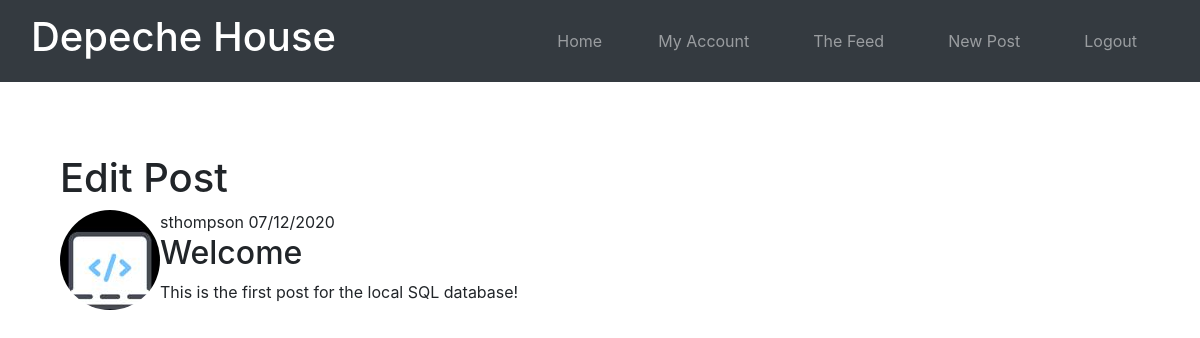
The app's page /post/1 (signed in) with its own data.
### depeche_house/models.py (models this page shows, shortened)
class User(UserMixin, db.Model):
    id = db.Column(db.Integer, primary_key=True)
    username = db.Column(db.String(10), index=True, unique=True, nullable=False)
    email = db.Column(db.String(120), unique=True, index=True, nullable=False)
    password_hash = db.Column(db.String(128), nullable=False)
    joined_at = db.Column(db.DateTime(), default=datetime.utcnow, index=True, nullable=False)
    profile_pic = db.Column(db.String(20), default='default.jpg')
    posts = db.relationship('Post', backref='author', lazy=True)

class Post(db.Model):
    id = db.Column(db.Integer, primary_key=True)
    title = db.Column(db.String(100), nullable=False)
    date_posted = db.Column(db.DateTime, nullable=False, default=datetime.utcnow)
    content = db.Column(db.Text, nullable=False)
    user_id = db.Column(db.Integer, db.ForeignKey('user.id'), nullable=False)

### depeche_house/routes.py (the view)
@app.route('/post/<int:post_id>', methods=["GET", "POST"])
@login_required
def post(post_id):
    post = Post.query.get_or_404(post_id)
    return render_template('post.html', post=post)

### depeche_house/routes.py (called while the page is built)
@login_manager.user_loader
def load_user(user_id):
    return User.query.get(int(user_id))

### depeche_house/templates/post.html (shortened to what this page needs)
{% extends "base.html" %}
{% block content %}
<br>
<br>
<br>
<h1>Edit Post</h1>
<article class="media content-section">
    <img class="rounded-circle article-img" src="{{ url_for('static', filename='profile_pics/' + post.author.profile_pic) }}">
    <div class="media-body">
        <div class="article-metadata">
            {{ post.author.username }}
            {{ post.date_posted.strftime('%d/%m/%Y') }}
        </div>
        <div class="article-title">
            <h2>{{ post.title }}</h2>
        </div>
        <div class="article-content">
            <p>{{ post.content }}</p>
        </div>
{% endblock %}

### depeche_house/static/style.css (style rules this page uses)
body { width: 100%; height: 100% }

### records on screen
User: profile_pic (placeholder picture), author.username "sthompson"
Post: date_posted "07/12/2020", title "Welcome", content "This is the first post for the local SQL database!"
